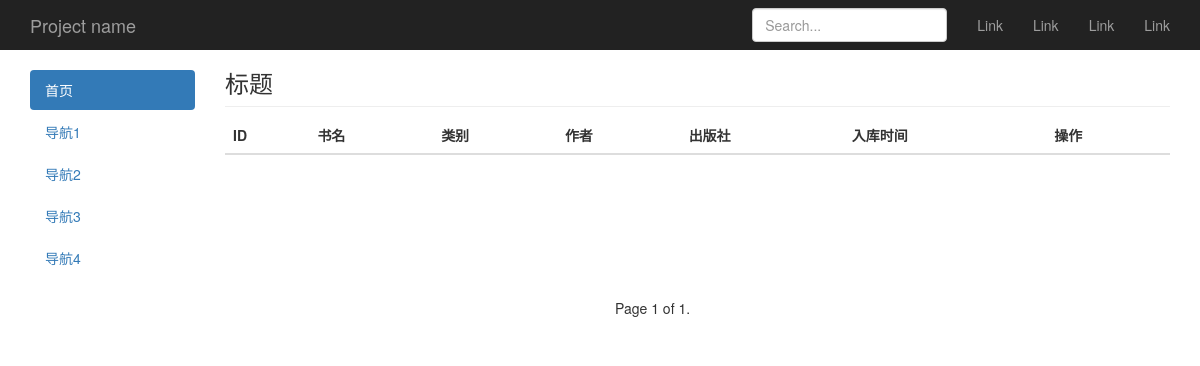
/book/list/, run on an earlier commit of the app's database.
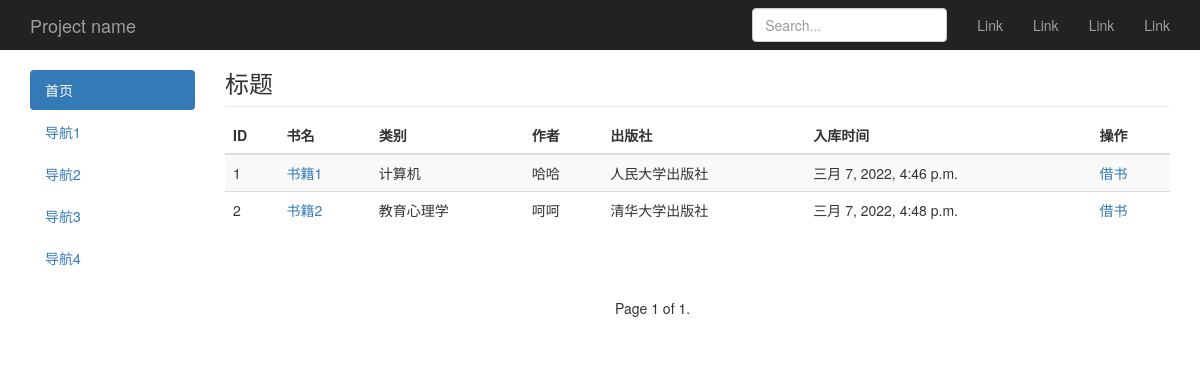
And on a later commit of the database.
### book/models.py (models this page shows, shortened)
class Book(models.Model):
    choice_status = (
        (0,'正常'),
        (1,'借出中'),
        (2,'已借出'),
        (3,'归还中'),
    )
    name = models.CharField(max_length=30,blank=False,verbose_name='书名')
    category = models.ForeignKey(Category,on_delete=models.CASCADE,default='',blank=False,related_name='books_category',verbose_name='类别')
    author = models.CharField(max_length=30,null=True,blank=False,verbose_name='作者')
    publisher = models.CharField(max_length=30,null=True,blank=False,verbose_name='出版社')
    create_time = models.DateTimeField(auto_now_add=True,verbose_name='入库时间')
    status = models.SmallIntegerField(choices=choice_status,default=0,verbose_name='书籍状态')
    borrower = models.ForeignKey(settings.AUTH_USER_MODEL,on_delete=models.CASCADE,null=True,blank=True,related_name='books_borrower',verbose_name='借出人')
    borrow_time = models.DateTimeField(null=True,blank=True,verbose_name='借出时间')
    class Meta:
        verbose_name_plural = '图书列表'

class Category(models.Model):
    name = models.CharField(max_length=20,blank=True,verbose_name='图书类别')
    class Meta:
        verbose_name_plural = '图书类别'
    def __str__(self):
        return self.name

### book/views.py (the view)
# urls.py: path('book/list/',views.book_list,name='book_list'),
def book_list(request):
	list = Book.objects.all()
	paginator = Paginator(list,2)
	page = request.GET.get('page')
	try:
		list = paginator.page(page)
	except PageNotAnInteger:
		list = paginator.page(1)
	except EmptyPage:
		list = paginator.page(paginator.num_pages)
	return render(request,'book/list.html',locals())

### book/templates/book/list.html (shortened to what this page needs)
{% extends "book/base.html" %}
{% block content %}
        <h3 class="sub-header">标题</h3>
        <div class="table-responsive">
          <table class="table table-striped">
            <thead>
              <tr>
                <th>ID</th>
                <th>书名</th>
                <th>类别</th>
                <th>作者</th>
                <th>出版社</th>
                <th>入库时间</th>
                <th>操作</th>
              </tr>
            </thead>
            <tbody>
              {% for b in list %}
              <tr>
                <td>{{b.id}}</td>
                <td><a href="/book/{{b.id}}/show/">{{b.name}}</a></td>
                <td>{{b.category}}</td>
                <td>{{b.author}}</td>
                <td>{{b.publisher}}</td>
                <td>{{b.create_time}}</td>
                {% if b.status == 0 %}
                <td><a href="/book/{{b.id}}/borrow/">借书</a></td>
                {% elif b.status == 1 %}
                <td>借出中</td>
                {% elif b.status == 2 %}
                <td>已借出</td>
                {% elif b.status == 3 %}
                <td>归还中</td>
                {% endif %}
              </tr>
              {% endfor %}
            </tbody>
          </table>
        </div>
      </div>
    </div>
{% endblock %}
{% block page %}
        <div class="pagination">
          <span class="step-links">
            <span class="current">
              Page {{ list.number }} of {{ list.paginator.num_pages }}.
            </span>
          </span>
        </div>
{% endblock %}

### book/templates/book/base.html (shortened to what this page needs)
{% load static %}
<!doctype html>
<html lang="en">
<head>
  <link href="{% static "bootstrap-3.4.1-dist/css/bootstrap.min.css" %}" rel="stylesheet">
  <link href="{% static "css/style.css" %}" rel="stylesheet">
</head>
<body>
  <nav class="navbar navbar-inverse navbar-fixed-top">
    <div class="container">
      <div class="navbar-header">
        <a class="navbar-brand" href="#">Project name</a>
      </div>
      <div id="navbar" class="navbar-collapse collapse">
        <ul class="nav navbar-nav navbar-right">
          <li><a href="#">Link</a></li>
          <li><a href="#">Link</a></li>
          <li><a href="#">Link</a></li>
          <li><a href="#">Link</a></li>
        </ul>
        <form class="navbar-form navbar-right">
          <input type="text" class="form-control" placeholder="Search...">
        </form>
      </div>
    </div>
  </nav>
  <div class="container">
    <div class="row">
      <div class="col-md-2">
        <div style="padding-top:20px"></div>
        <ul class="nav nav-pills nav-stacked">
          <li class="active"><a href="#">首页 <span class="sr-only">(current)</span></a></li>
          <li><a href="#">导航1</a></li>
          <li><a href="#">导航2</a></li>
          <li><a href="#">导航3</a></li>
          <li><a href="#">导航4</a></li>
        </ul>
      </div>
      <div class="col-md-10">
        {% block content %}{% endblock %}
      </div>
    <div class="row">
      <div class="col-md-6"></div>
      <div class="col-md-6">
        {% block page %}{% endblock %}
      </div>
    </div>
</body>
</html>

### book/static/css/style.css (style rules this page uses)
body { padding-top: 50px; }
.sub-header { padding-bottom: 10px; border-bottom: 1px solid #eee; }
.navbar-fixed-top { border: 0; }

What changed in the data, as far as the page shows it:
added Book: id "1", name "书籍1", category "计算机", author "哈哈", publisher "人民大学出版社", create_time "三月 7, 2022, 4:46 p.m."
added Book: id "2", name "书籍2", category "教育心理学", author "呵呵", publisher "清华大学出版社", create_time "三月 7, 2022, 4:48 p.m."
